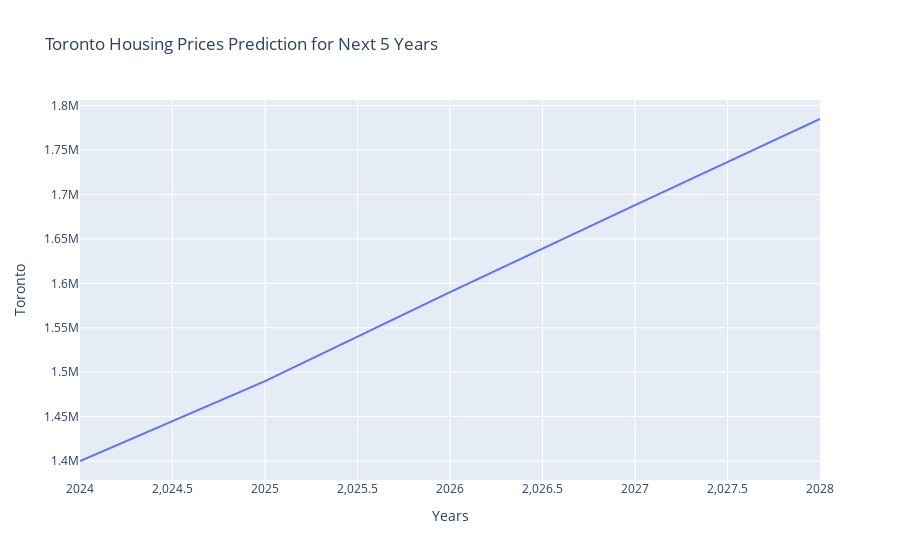

Notebook code cell kept with this figure:
### Code cell
# future years in toronto
future_5year = [2024, 2025, 2026, 2027, 2028]
# house price  in toronto around figures 
toronto_house_price = [1400000, 1490000, 1590000, 1688000, 1785000]
df_future = pd.DataFrame({'Years': future_5year, 'Toronto': toronto_house_price})
fig = px.line(df_future, x='Years', y='Toronto', title='Toronto Housing Prices Prediction for Next 5 Years')
fig.show()

### Figure 1 — Plotly figure (JSON) as saved in the notebook; plotly's stock layout.template omitted (floating-point values rounded to 4 significant figures)
{"data": [{"hovertemplate": "Years=%{x}<br>Toronto=%{y}<extra></extra>", "legendgroup": "", "line": {"color": "#636efa", "dash": "solid"}, "marker": {"symbol": "circle"}, "mode": "lines", "name": "", "orientation": "v", "showlegend": false, "type": "scatter", "x": [2024, 2025, 2026, 2027, 2028], "xaxis": "x", "y": [1400000, 1490000, 1590000, 1688000, 1785000], "yaxis": "y"}], "layout": {"legend": {"tracegroupgap": 0}, "title": {"text": "Toronto Housing Prices Prediction for Next 5 Years"}, "xaxis": {"anchor": "y", "domain": [0, 1], "title": {"text": "Years"}}, "yaxis": {"anchor": "x", "domain": [0, 1], "title": {"text": "Toronto"}}}}
